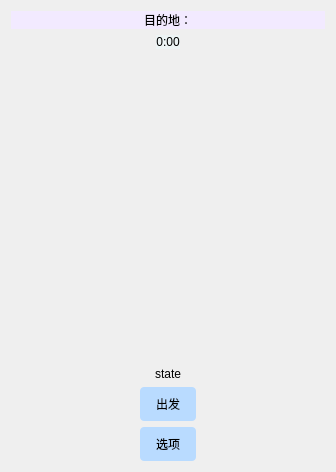
<?xml version="1.0" encoding="UTF-8"?>
<ui version="4.0">
 <class>GoWidget</class>
 <widget class="QWidget" name="GoWidget">
  <property name="geometry">
   <rect>
    <x>0</x>
    <y>0</y>
    <width>336</width>
    <height>472</height>
   </rect>
  </property>
  <property name="windowTitle">
   <string>开始界面</string>
  </property>
  <property name="windowIcon">
   <iconset>
    <selectedon>:/image/bear.png</selectedon>
   </iconset>
  </property>
  <property name="styleSheet">
   <string notr="true">QWidget#GoWidget {
        border-image: url(:/image/friend.png) 0 0 0 0 round round;
    }</string>
  </property>
  <layout class="QVBoxLayout" name="verticalLayout_2">
   <item>
    <widget class="QLabel" name="goal_label">
     <property name="autoFillBackground">
      <bool>false</bool>
     </property>
     <property name="styleSheet">
      <string notr="true">QLabel#goal_label{
	font: 14pt &quot;Book Antiqua&quot;;
	background-color:rgb(242, 234, 255)
}</string>
     </property>
     <property name="frameShape">
      <enum>QFrame::NoFrame</enum>
     </property>
     <property name="frameShadow">
      <enum>QFrame::Raised</enum>
     </property>
     <property name="midLineWidth">
      <number>0</number>
     </property>
     <property name="text">
      <string>目的地：</string>
     </property>
     <property name="alignment">
      <set>Qt::AlignCenter</set>
     </property>
    </widget>
   </item>
   <item alignment="Qt::AlignHCenter">
    <widget class="QLabel" name="time_label">
     <property name="styleSheet">
      <string notr="true">QLabel#time_label{
	background-color:rgba(235, 252, 255, 100);
	font: 20pt &quot;Noto Serif SC Black&quot;;
}
</string>
     </property>
     <property name="frameShadow">
      <enum>QFrame::Plain</enum>
     </property>
     <property name="text">
      <string>0:00</string>
     </property>
     <property name="alignment">
      <set>Qt::AlignCenter</set>
     </property>
    </widget>
   </item>
   <item>
    <spacer name="verticalSpacer_2">
     <property name="orientation">
      <enum>Qt::Vertical</enum>
     </property>
     <property name="sizeHint" stdset="0">
      <size>
       <width>20</width>
       <height>40</height>
      </size>
     </property>
    </spacer>
   </item>
   <item>
    <spacer name="verticalSpacer">
     <property name="orientation">
      <enum>Qt::Vertical</enum>
     </property>
     <property name="sizeHint" stdset="0">
      <size>
       <width>20</width>
       <height>40</height>
      </size>
     </property>
    </spacer>
   </item>
   <item>
    <widget class="QLabel" name="state_label">
     <property name="styleSheet">
      <string notr="true">QLabel#state_label{
	
	font: 14pt &quot;Book Antiqua&quot;;
}</string>
     </property>
     <property name="text">
      <string>state</string>
     </property>
     <property name="alignment">
      <set>Qt::AlignCenter</set>
     </property>
    </widget>
   </item>
   <item>
    <layout class="QVBoxLayout" name="verticalLayout">
     <item>
      <layout class="QHBoxLayout" name="horizontalLayout_2">
       <item>
        <widget class="QPushButton" name="main_button">
         <property name="sizePolicy">
          <sizepolicy hsizetype="Fixed" vsizetype="Fixed">
           <horstretch>0</horstretch>
           <verstretch>0</verstretch>
          </sizepolicy>
         </property>
         <property name="layoutDirection">
          <enum>Qt::LeftToRight</enum>
         </property>
         <property name="styleSheet">
          <string notr="true">QPushButton {
    background-color: rgb(185, 219, 255);  /* 蓝色背景 */
    color: rgb(0, 0, 0);
    border: none;
    border-radius: 4px;
    padding: 8px 16px;
	font: 14pt &quot;STHupo&quot;;
}
QPushButton:hover {
    background-color: rgb(103, 202, 255);  /* 悬停变深蓝 */
}
QPushButton:pressed {
    background-color: rgb(101, 206, 255);  /* 按下颜色 */
}</string>
         </property>
         <property name="text">
          <string>出发</string>
         </property>
        </widget>
       </item>
      </layout>
     </item>
     <item>
      <layout class="QHBoxLayout" name="horizontalLayout_3">
       <item>
        <widget class="QPushButton" name="option_button">
         <property name="sizePolicy">
          <sizepolicy hsizetype="Fixed" vsizetype="Fixed">
           <horstretch>0</horstretch>
           <verstretch>0</verstretch>
          </sizepolicy>
         </property>
         <property name="styleSheet">
          <string notr="true">QPushButton {
    background-color: rgb(185, 219, 255);  /* 蓝色背景 */
    color: rgb(0, 0, 0);
    border: none;
    border-radius: 4px;
    padding: 8px 16px;
	font: 14pt &quot;STHupo&quot;;
}
QPushButton:hover {
    background-color: rgb(103, 202, 255);  /* 悬停变深蓝 */
}
QPushButton:pressed {
    background-color: rgb(101, 206, 255);  /* 按下颜色 */
}</string>
         </property>
         <property name="text">
          <string>选项</string>
         </property>
        </widget>
       </item>
      </layout>
     </item>
    </layout>
   </item>
  </layout>
 </widget>
 <resources>
  <include location="../resources.qrc"/>
 </resources>
 <connections/>
</ui>
